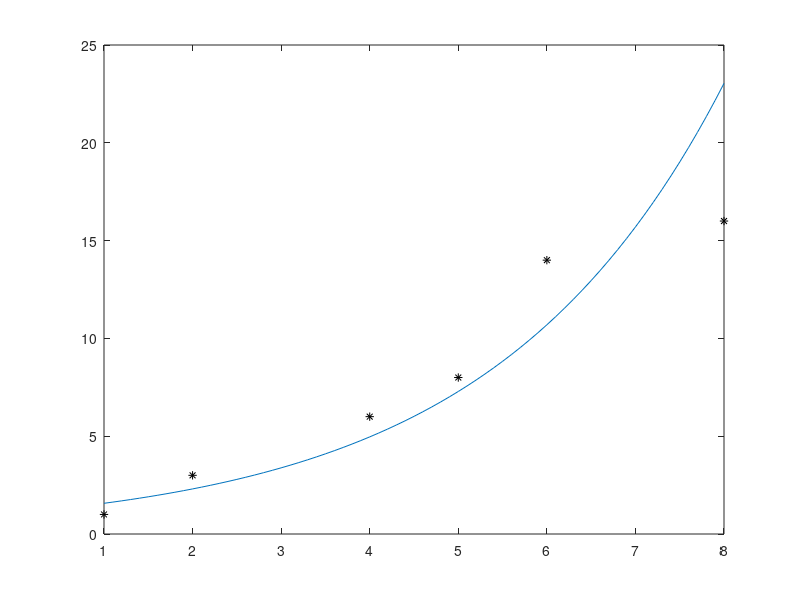

MATLAB code for this plot:
%Caner Topuz
%090200358
%Lab_12-Q1
clear;
close all;
clc;

x = [1 2 4 5 6 8];
y = [1 3 6 8 14 16];
y = log(y);
n = length(x);

Sx = sum(x);
Sy = sum(y);
Sxx = sum(x.^2);
Syy = sum(y.^2);
Sxy = sum(x.*y);

B = (n*Sxy-Sx*Sy)/(n*Sxx-Sx*Sx);% y = A + Bx
A = (Sy*Sxx-Sx*Sxy)/(n*Sxx-Sx*Sx);
a = exp(A);% A = ln(a)
b = exp(B);% B = ln(b)
x1 = 1:0.1:8;
y1 = a*b.^x1;

plot(x,exp(y),'k*');
hold on;
plot(x1,y1);
fprintf('Value of y at x=3 is equal to %.3f\n',a*b^3);